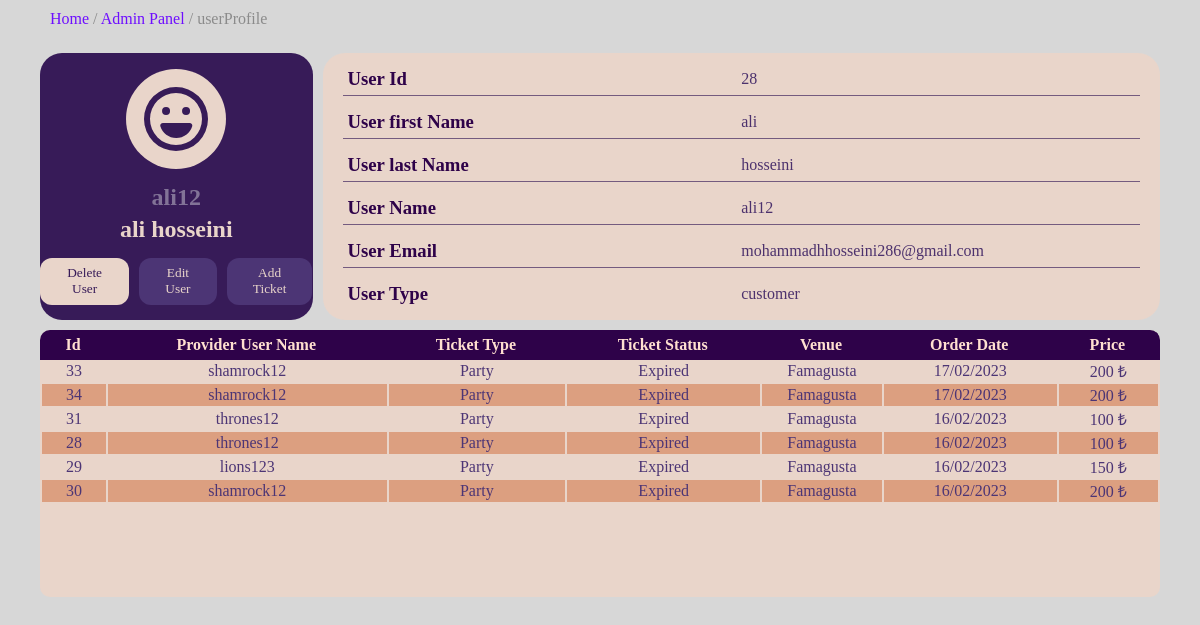
The page /panel/customer/28/ (signed in) on the database its author committed.
### account/models.py (models this page shows, shortened)
class Customer(models.Model):
    user = models.OneToOneField(User,on_delete=models.CASCADE)
    fname = models.CharField(max_length=200,null=True,verbose_name="First name")
    lname = models.CharField(max_length=200,null=True,verbose_name="Last name")
    email = models.EmailField(max_length=200,null=True,unique=True)
    forget_pass_token = models.CharField(max_length=100,blank=True,null=True)
    def __str__(self):
        return f"{self.user}"

### admin_panel/models.py (models this page shows, shortened)
class CartItem(models.Model):
    product = models.ForeignKey(PartyTicket,on_delete=models.CASCADE,null=True)
    is_ordered = models.BooleanField(default=False)
    created_date = models.DateTimeField(null=True)
    quantity = models.IntegerField(default=1)
    class Meta:
        ordering = ('created_date',)
    def total_price(self):
        return self.quantity * self.product.price
    total_price = property(total_price)

### parties/models.py (models this page shows, shortened)
class PartyTicket(models.Model):
    name =  models.CharField(max_length=50,verbose_name="Party Name",null=True)
    provider = models.ForeignKey(Store,on_delete=models.CASCADE,null=True)
    price = models.IntegerField(null=True)
    start_date = models.DateTimeField(verbose_name="Start Date",null=True)
    description = models.TextField(null=True,blank=True)
    TICKET_STATUS = [
        ('cancled','Cancled'),
        ('expired','Expired'),
        ('sold out','Sold out'),
        ('selling','Selling'),
    ]
    status = models.CharField(max_length=10,choices=TICKET_STATUS,default='Selling')

class Store(models.Model):
    username = models.OneToOneField(User,on_delete=models.CASCADE,null=True)
    name = models.CharField(max_length=100,verbose_name="Name",null=True)
    address = models.CharField(max_length=200,verbose_name="Address",null=True)
    email = models.CharField(max_length=100,verbose_name="Email",null=True)
    class Meta:
        verbose_name="Provider"
    def __str__(self):
        return self.username.username

### account/decorators.py (the view)
        def wrapper(request,*args,**kwargs):
            if request.user.groups.exists:
                x = request.user.groups.all()[0]
            if str(x) in allowed_roles:
                return view_function(request,*args,**kwargs)
            else:
                return redirect("/")

### admin_panel/views.py (called while the page is built)
@login_required(login_url="/account/login/")
@allowed_users(['admin'])
def UserInfo(request,pk):
    customer = get_object_or_404(User,customer__id=pk)
    form = EditUserForm(instance=customer)
    if request.method == 'POST':
        form = EditUserForm(request.POST,instance=customer)
        if form.is_valid():
            form.save()
    ticket_id = request.GET.get('ticket-id')
    customer = get_object_or_404(Customer,id=pk)
    products = customer.cart_set.all()[0].items.filter(is_ordered=True).order_by('-created_date')
    context={
        'customer':customer,
        'products':products,
        'form':form,
        'ticket_id':ticket_id
    }
    return render(request,'admin/user-info.html',context)

### templates/admin/user-info.html (shortened to what this page needs)
{% load static %}
<!DOCTYPE html>
<html lang="en">
<head>
    <link rel="stylesheet" href="{% static 'css/user-info.css' %}">
</head>
<body>
    <div class="container" >
        <div class="sections">
            <span><a href="/">Home</a> / <a href="{% url 'admin-admin:admin-panel' user %}">Admin Panel</a> / <a href=".">userProfile</a> </span>
        </div>
        <div class="content">
            <div class="userProfile">
              <div class="profile">
              </div>
              <div class="profile-desc">
                <h4 class="username">{{customer}}</h4>
                <h2 class="fullname">{{customer.user.get_full_name}}</h2>
              </div>
              <div class="btns">
                <button class="delete-user">Delete User</button>
                <button class="edit-user">Edit User</button>
                <button class="edit-user addTicket-to-user-btn">Add Ticket</button>
              </div>
            </div>
            <div class="user-info">
                <div class=" user-information">
                    <h3 class="info-title">User Id</h3>
                    <p class="userInfo">{{customer.id}}</p>
                </div>
                <div class=" user-information">
                    <h3 class="info-title">User first Name</h3>
                    <p class="userInfo">{{customer.user.first_name}}</p>
                </div>
                <div class=" user-information">
                    <h3 class="info-title">User last Name</h3>
                    <p class="userInfo">{{customer.user.last_name}}</p>
                </div>
                <div class=" user-information">
                    <h3 class="info-title">User Name</h3>
                    <p class="userInfo">{{customer}}</p>
                </div>
                <div class=" user-information">
                    <h3 class="info-title">User Email</h3>
                    <p class="userInfo">{{customer.user.email}}</p>
                </div>
                <div class=" user-information">
                    <h3 class="info-title">User Type</h3>
                    <p class="userInfo">{{customer.user.groups.all.0}}</p>
                </div>
            </div>
            <div class="purchased-tickets-table">
                <table>
                    <thead>
                        <tr>
                            <th>Id</th>
                            <th>Provider User Name</th>
                            <th>Ticket Type</th>
                            <th>Ticket Status</th>
                            <th>Venue</th>
                            <th>Order Date</th>
                            <th>Price</th>
                        </tr>
                    </thead>
                    <tbody>
                        {% for cart_item in products %}
                        <tr>
                            <td>{{cart_item.id}}</td>
                            <td>{{cart_item.product.provider}}</td>
                            <td>Party</td>
                            <td>{{cart_item.product.get_status_display}}</td>
                            <td>{{cart_item.product.provider.address}}</td>
                            <td>{{cart_item.created_date|date:'d/m/Y'}}</td>
                            <td>{{cart_item.product.price}} ₺</td>
                        </tr>
                        {% endfor %}
                    </tbody>
                </table>
            </div>
        </div>
    </div>
</body>
</html>

### rows shown on the page
Customer: user.username "ali12", user.get_full_name "ali hosseini", id "28", user.first_name "ali", user.last_name "hosseini", user.email "mohammadhhosseini286@gmail.com", user.groups.all.0 "customer"
CartItem: id "33", product.provider "shamrock12", product.status "Expired", product.provider.address "Famagusta", created_date "17/02/2023", product.price "200"
CartItem: id "34", product.provider "shamrock12", product.status "Expired", product.provider.address "Famagusta", created_date "17/02/2023", product.price "200"
CartItem: id "31", product.provider "thrones12", product.status "Expired", product.provider.address "Famagusta", created_date "16/02/2023", product.price "100"
CartItem: id "28", product.provider "thrones12", product.status "Expired", product.provider.address "Famagusta", created_date "16/02/2023", product.price "100"
CartItem: id "29", product.provider "lions123", product.status "Expired", product.provider.address "Famagusta", created_date "16/02/2023", product.price "150"
CartItem: id "30", product.provider "shamrock12", product.status "Expired", product.provider.address "Famagusta", created_date "16/02/2023", product.price "200"
